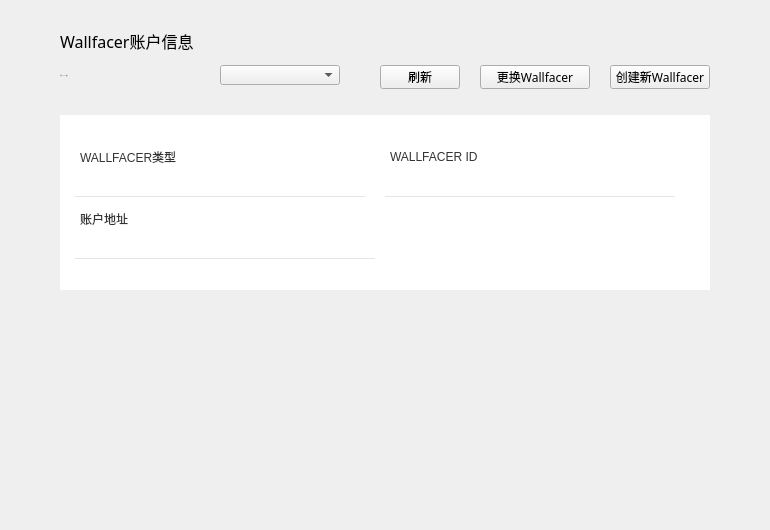
<?xml version="1.0" encoding="UTF-8"?>
<ui version="4.0">
 <class>GuardAccountPage</class>
 <widget class="QWidget" name="GuardAccountPage">
  <property name="geometry">
   <rect>
    <x>0</x>
    <y>0</y>
    <width>770</width>
    <height>530</height>
   </rect>
  </property>
  <property name="windowTitle">
   <string>Form</string>
  </property>
  <widget class="QLabel" name="title_label">
   <property name="geometry">
    <rect>
     <x>60</x>
     <y>28</y>
     <width>300</width>
     <height>26</height>
    </rect>
   </property>
   <property name="font">
    <font>
     <family>微软雅黑</family>
     <pointsize>12</pointsize>
     <weight>50</weight>
     <italic>false</italic>
     <bold>false</bold>
    </font>
   </property>
   <property name="styleSheet">
    <string notr="true"/>
   </property>
   <property name="text">
    <string>Wallfacer账户信息</string>
   </property>
  </widget>
  <widget class="QLabel" name="label">
   <property name="geometry">
    <rect>
     <x>60</x>
     <y>65</y>
     <width>160</width>
     <height>20</height>
    </rect>
   </property>
   <property name="font">
    <font>
     <family>微软雅黑</family>
     <pointsize>-1</pointsize>
     <weight>50</weight>
     <italic>false</italic>
     <bold>false</bold>
    </font>
   </property>
   <property name="styleSheet">
    <string notr="true">QLabel{color: rgb(135,144,172);font: 14px &quot;微软雅黑&quot;;}
</string>
   </property>
   <property name="text">
    <string>当前wallfacer账户</string>
   </property>
   <property name="alignment">
    <set>Qt::AlignLeading|Qt::AlignLeft|Qt::AlignVCenter</set>
   </property>
  </widget>
  <widget class="QComboBox" name="accountComboBox">
   <property name="geometry">
    <rect>
     <x>220</x>
     <y>65</y>
     <width>120</width>
     <height>20</height>
    </rect>
   </property>
   <property name="font">
    <font>
     <family>微软雅黑</family>
     <weight>50</weight>
     <bold>false</bold>
    </font>
   </property>
   <property name="focusPolicy">
    <enum>Qt::NoFocus</enum>
   </property>
   <property name="styleSheet">
    <string notr="true"/>
   </property>
  </widget>
  <widget class="QLabel" name="label_back">
   <property name="geometry">
    <rect>
     <x>60</x>
     <y>115</y>
     <width>650</width>
     <height>175</height>
    </rect>
   </property>
   <property name="styleSheet">
    <string notr="true">background-color: rgb(255, 255, 255);
border-radius:0px;</string>
   </property>
   <property name="text">
    <string/>
   </property>
  </widget>
  <widget class="QLabel" name="label_2">
   <property name="geometry">
    <rect>
     <x>80</x>
     <y>147</y>
     <width>120</width>
     <height>20</height>
    </rect>
   </property>
   <property name="styleSheet">
    <string notr="true">QLabel{font: 12px &quot;微软雅黑 Light&quot;;color: rgb(51, 51, 51);}</string>
   </property>
   <property name="text">
    <string>WALLFACER类型</string>
   </property>
  </widget>
  <widget class="QLabel" name="guardTypeLabel">
   <property name="geometry">
    <rect>
     <x>75</x>
     <y>177</y>
     <width>290</width>
     <height>20</height>
    </rect>
   </property>
   <property name="styleSheet">
    <string notr="true">QLabel{border-top:none;border-left:none;border-right:none;border-bottom:1px solid rgb(229,229,229);font: 13px &quot;微软雅黑 Light&quot;;color: rgb(51, 51, 51);padding:0px 0px 0px 5px;}</string>
   </property>
   <property name="text">
    <string/>
   </property>
   <property name="textInteractionFlags">
    <set>Qt::LinksAccessibleByMouse|Qt::TextSelectableByMouse</set>
   </property>
  </widget>
  <widget class="QLabel" name="label_4">
   <property name="geometry">
    <rect>
     <x>390</x>
     <y>147</y>
     <width>120</width>
     <height>20</height>
    </rect>
   </property>
   <property name="styleSheet">
    <string notr="true">QLabel{font: 12px &quot;微软雅黑 Light&quot;;color: rgb(51, 51, 51);}</string>
   </property>
   <property name="text">
    <string>WALLFACER ID</string>
   </property>
  </widget>
  <widget class="QLabel" name="guardIdLabel">
   <property name="geometry">
    <rect>
     <x>385</x>
     <y>177</y>
     <width>290</width>
     <height>20</height>
    </rect>
   </property>
   <property name="styleSheet">
    <string notr="true">QLabel{border-top:none;border-left:none;border-right:none;border-bottom:1px solid rgb(229,229,229);font: 13px &quot;微软雅黑 Light&quot;;color: rgb(51, 51, 51);padding:0px 0px 0px 5px;}</string>
   </property>
   <property name="text">
    <string/>
   </property>
   <property name="textInteractionFlags">
    <set>Qt::LinksAccessibleByMouse|Qt::TextSelectableByMouse</set>
   </property>
  </widget>
  <widget class="QLabel" name="label_6">
   <property name="geometry">
    <rect>
     <x>80</x>
     <y>209</y>
     <width>120</width>
     <height>20</height>
    </rect>
   </property>
   <property name="styleSheet">
    <string notr="true">QLabel{font: 12px &quot;微软雅黑 Light&quot;;color: rgb(51, 51, 51);}</string>
   </property>
   <property name="text">
    <string>账户地址</string>
   </property>
  </widget>
  <widget class="QLabel" name="addressLabel">
   <property name="geometry">
    <rect>
     <x>75</x>
     <y>239</y>
     <width>300</width>
     <height>20</height>
    </rect>
   </property>
   <property name="styleSheet">
    <string notr="true">QLabel{border-top:none;border-left:none;border-right:none;border-bottom:1px solid rgb(229,229,229);font: 12px &quot;微软雅黑 Light&quot;;color: rgb(51, 51, 51);padding:0px 0px 0px 5px;}</string>
   </property>
   <property name="text">
    <string/>
   </property>
   <property name="textInteractionFlags">
    <set>Qt::LinksAccessibleByMouse|Qt::TextSelectableByMouse</set>
   </property>
  </widget>
  <widget class="QLabel" name="guardLabel">
   <property name="geometry">
    <rect>
     <x>344</x>
     <y>69</y>
     <width>12</width>
     <height>12</height>
    </rect>
   </property>
   <property name="text">
    <string/>
   </property>
  </widget>
  <widget class="QToolButton" name="newSenatorBtn">
   <property name="geometry">
    <rect>
     <x>610</x>
     <y>65</y>
     <width>100</width>
     <height>24</height>
    </rect>
   </property>
   <property name="font">
    <font>
     <family>微软雅黑</family>
     <weight>50</weight>
     <italic>false</italic>
     <bold>false</bold>
    </font>
   </property>
   <property name="cursor">
    <cursorShape>PointingHandCursor</cursorShape>
   </property>
   <property name="focusPolicy">
    <enum>Qt::NoFocus</enum>
   </property>
   <property name="styleSheet">
    <string notr="true"/>
   </property>
   <property name="text">
    <string>创建新Wallfacer</string>
   </property>
  </widget>
  <widget class="QToolButton" name="changeSenator">
   <property name="geometry">
    <rect>
     <x>480</x>
     <y>65</y>
     <width>110</width>
     <height>24</height>
    </rect>
   </property>
   <property name="font">
    <font>
     <family>微软雅黑</family>
     <weight>50</weight>
     <italic>false</italic>
     <bold>false</bold>
    </font>
   </property>
   <property name="cursor">
    <cursorShape>PointingHandCursor</cursorShape>
   </property>
   <property name="focusPolicy">
    <enum>Qt::NoFocus</enum>
   </property>
   <property name="styleSheet">
    <string notr="true"/>
   </property>
   <property name="text">
    <string>更换Wallfacer</string>
   </property>
  </widget>
  <widget class="QToolButton" name="reloadBtn">
   <property name="geometry">
    <rect>
     <x>380</x>
     <y>65</y>
     <width>80</width>
     <height>24</height>
    </rect>
   </property>
   <property name="font">
    <font>
     <family>微软雅黑</family>
     <weight>50</weight>
     <italic>false</italic>
     <bold>false</bold>
    </font>
   </property>
   <property name="cursor">
    <cursorShape>PointingHandCursor</cursorShape>
   </property>
   <property name="focusPolicy">
    <enum>Qt::NoFocus</enum>
   </property>
   <property name="styleSheet">
    <string notr="true"/>
   </property>
   <property name="text">
    <string>刷新</string>
   </property>
  </widget>
 </widget>
 <resources/>
 <connections/>
</ui>
